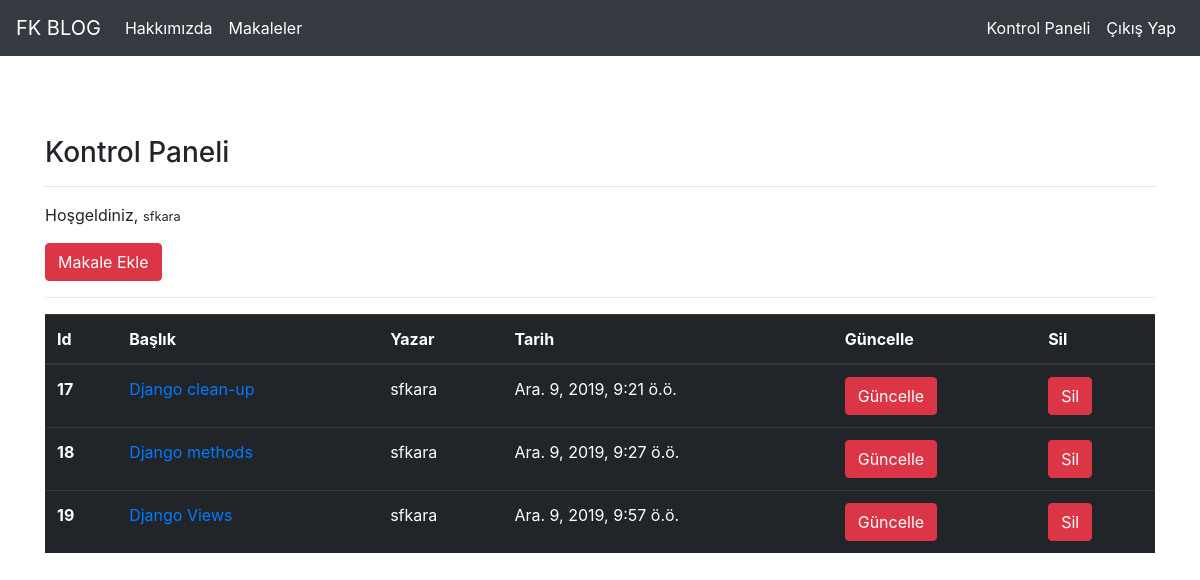
Screenshot of /articles/dashboard/ (signed in) with the database file from the repository.
### article/models.py (models this page shows, shortened)
class Article(models.Model):
    author = models.ForeignKey("auth.User",on_delete = models.CASCADE,verbose_name="Yazar")
    title = models.CharField(max_length=50,verbose_name="Başlık")
    content = RichTextField()
    created_date = models.DateTimeField(auto_now_add=True,verbose_name="Tarih")
    article_image = models.FileField(blank=True, null=True,verbose_name="Fotoğraf Ekle")

### article/views.py (the view)
# urls.py: path("dashboard/",views.dashboard,name = "dashboard"),
@login_required(login_url="user:login")
def dashboard(request):
    articles    = Article.objects.filter(author=request.user)
    context = {
        "articles" : articles
    }
    return render(request,"dashboard.html",context)

### templates/dashboard.html
{% extends "layout.html" %}
{% block body %}
<h3>Kontrol Paneli</h3>
<hr>
<p>Hoşgeldiniz, <small>{{request.user.username}}</small></p>
<a class="btn btn-danger" href="/articles/addarticle">Makale Ekle</a>
<hr>
{% if articles %}
<table class="table table-dark">
  <thead>
    <tr>
      <th scope="col">Id</th>
      <th scope="col">Başlık</th>
      <th scope="col">Yazar</th>
      <th scope="col">Tarih</th>
      <th scope="col">Güncelle</th>
      <th scope="col">Sil</th>
    </tr>
  </thead>
  <tbody>
    {% for article in articles %}
    <tr>
      <th scope="row">{{article.id}}</th>
      <td><a href ="/articles/article/{{article.id}}">{{article.title}}</a></td>
      <td>{{article.author.username}}</td>
      <td>{{article.created_date}}</td>
      <td><a href="/articles/update/{{article.id}}" class ="btn btn-danger">Güncelle</a></td>
      <td><a href="/articles/delete/{{article.id}}" class ="btn btn-danger">Sil</a></td>
    </tr>
    {% endfor %}
  </tbody>
</table>
{% else %}
    <div class ="alert alert-danger">
        Henüz makaleniz bulunmuyor...
    </div>
{% endif %}
{% endblock body %}

### rows the page displays
Article: id "17", title "Django clean-up", author.username "sfkara", created_date "Ara. 9, 2019, 9:21 ö.ö."
Article: id "18", title "Django methods", author.username "sfkara", created_date "Ara. 9, 2019, 9:27 ö.ö."
Article: id "19", title "Django Views", author.username "sfkara", created_date "Ara. 9, 2019, 9:57 ö.ö."

### other values shown
{{ request.user.username }} "sfkara"
